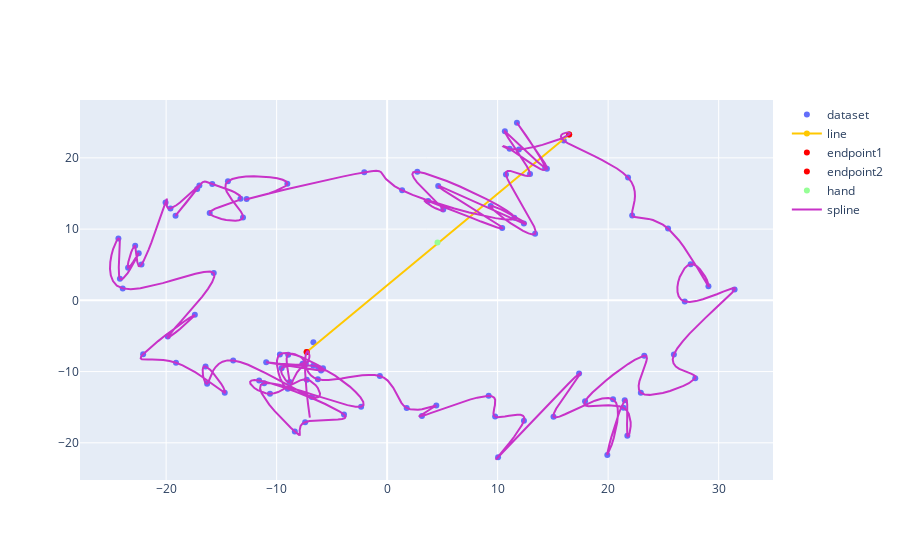

Notebook cell for this chart:
### Code cell
data0 = go.Scatter(x=pca_N[:,0], y=pca_N[:,1], mode='markers', name='dataset')
data1 = go.Scatter(x=pca_N1[:,0], y=pca_N1[:,1], mode='markers', marker=dict(color='rgb(255, 0, 0)'), name='endpoint1')
data2 = go.Scatter(x=pca_N2[:,0], y=pca_N2[:,1], mode='markers', marker=dict(color='rgb(255, 0, 0)'), name='endpoint2')
data_line = go.Scatter(x=[pca_N1[0,0],pca_N2[0,0]], y=[pca_N1[0,1],pca_N2[0,1]], marker=dict(color='rgb(255, 200, 0)'), name='line')
data_hand = go.Scatter(x=pca_N_hand[:,0], y=pca_N_hand[:,1], mode='markers', marker=dict(color='rgb(150, 255, 150)'), name='hand')
data_spline = go.Scatter(x=pca_N_spline[:,0], y=pca_N_spline[:,1], marker=dict(color='rgb(200, 50, 200)'), name='spline')
fig = go.Figure(data=[data0,data_line,data1,data2,data_hand,data_spline])
fig.update_layout(height=600)
fig.show()

### Figure 1 — Plotly figure (JSON) as saved in the notebook; plotly's stock layout.template omitted (floating-point values rounded to 4 significant figures; data arrays with more than 128 entries replaced by an {"elided": "..."} marker saying what was removed)
{"data": [{"mode": "markers", "name": "dataset", "type": "scatter", "x": [-7.281, -6.268, -0.6603, 1.769, 4.449, 3.148, 9.186, 9.773, 12.38, 10.04, 17.37, 15.05, 20.44, 19.92, 21.5, 21.74, 21.39, 17.91, 23.27, 22.96, 27.88, 25.95, 31.44, 26.93, 27.47, 29.08, 25.42, 22.17, 21.8, 15.98, 16.47, 11.92, 11.08, 14.3, 11.74, 14.46, 10.65, 12.93, 10.75, 13.39, 9.369, 12.37, 4.62, 10.41, 3.716, 5.076, 2.728, 11.51, 1.356, -2.071, -12.72, -9.03, -14.41, -13.04, -16.06, -13.27, -15.82, -17.19, -19.15, -16.99, -19.61, -20.05, -22.23, -22.8, -23.44, -22.48, -24.18, -24.32, -23.93, -15.69, -19.85, -17.4, -22.08, -19.11, -14.7, -16.43, -16.29, -13.93, -6.815, -7.271, -10.6, -11.59, -3.904, -7.42, -8.357, -11.13, -2.357, -6.682, -8.993, -9.706, -5.802, -6.23, -5.981, -10.94, -7.653, -8.954, -8.82, -9.552, -7.356, -6.674], "y": [-7.257, -11.07, -10.62, -15.11, -14.75, -16.24, -13.4, -16.32, -16.89, -22.03, -10.27, -16.33, -13.88, -21.71, -14.03, -18.99, -15.09, -14.18, -7.76, -12.97, -10.94, -7.591, 1.511, -0.1643, 5.073, 1.983, 10.07, 11.91, 17.24, 22.44, 23.29, 21.19, 21.28, 18.58, 24.93, 18.49, 23.74, 17.75, 17.66, 9.342, 13.23, 10.79, 16.06, 10.16, 13.95, 12.75, 18.05, 11.58, 15.45, 17.98, 14.21, 16.37, 16.72, 11.64, 12.25, 14.27, 16.32, 15.64, 11.88, 16.13, 12.89, 13.75, 5.02, 7.648, 4.589, 6.619, 3.029, 8.697, 1.68, 3.844, -5.079, -2.031, -7.558, -8.757, -12.97, -9.276, -11.71, -8.433, -13.56, -11.13, -13.1, -11.24, -16.03, -17.1, -18.41, -11.63, -14.94, -9.167, -12.41, -7.598, -9.549, -9.471, -9.842, -8.688, -8.908, -7.623, -11.47, -9.546, -8.94, -5.897]}, {"marker": {"color": "rgb(255, 200, 0)"}, "name": "line", "type": "scatter", "x": [-7.281, 16.47], "y": [-7.257, 23.29]}, {"marker": {"color": "rgb(255, 0, 0)"}, "mode": "markers", "name": "endpoint1", "type": "scatter", "x": [-7.281], "y": [-7.257]}, {"marker": {"color": "rgb(255, 0, 0)"}, "mode": "markers", "name": "endpoint2", "type": "scatter", "x": [16.47], "y": [23.29]}, {"marker": {"color": "rgb(150, 255, 150)"}, "mode": "markers", "name": "hand", "type": "scatter", "x": [4.558], "y": [8.122]}, {"marker": {"color": "rgb(200, 50, 200)"}, "name": "spline", "type": "scatter", "x": {"elided": "1000 float values"}, "y": {"elided": "1000 float values"}}], "layout": {"autosize": true, "xaxis": {"autorange": true, "range": [-27.91, 35.04], "type": "linear"}, "yaxis": {"autorange": true, "range": [-25.16, 28.07], "type": "linear"}}}
